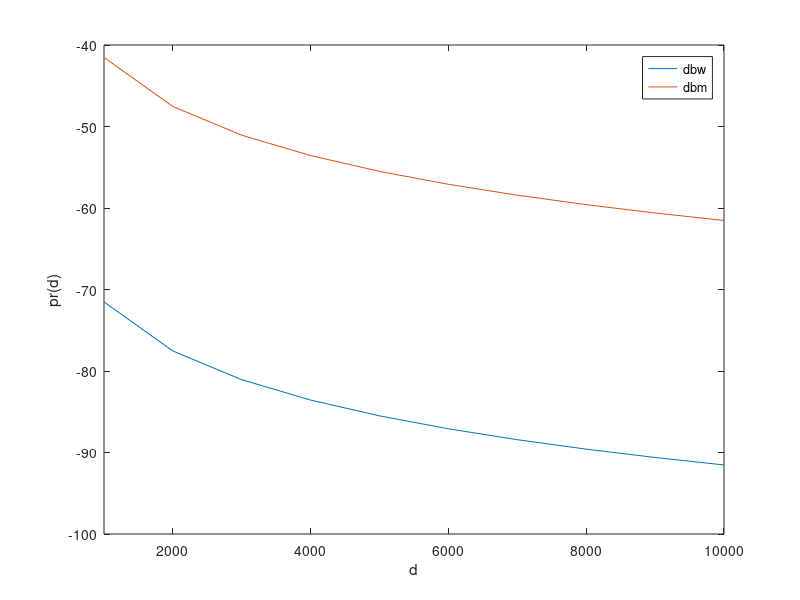

The MATLAB source for this figure:
#friss free space model
clc;
close all;
clear all;
pt=50;
gt=1;
gr=2;
l=1;
d=1000:1000:10000;
f=900000000;
lambda=(3*10.^8)/f;
pr=(pt*gt*gr*(lambda.^2))./(((4*pi).^2)*(d.^2)*(l));
disp(pr);
prdbw=10*log10(pr);
disp(prdbw);
prdbm=prdbw+30;
disp(prdbm);
figure();
plot(d,prdbw);
hold on;
plot(d,prdbm);
legend("dbw","dbm");
xlim([1000 10000]);
xlabel("d");
ylabel("pr(d)");
